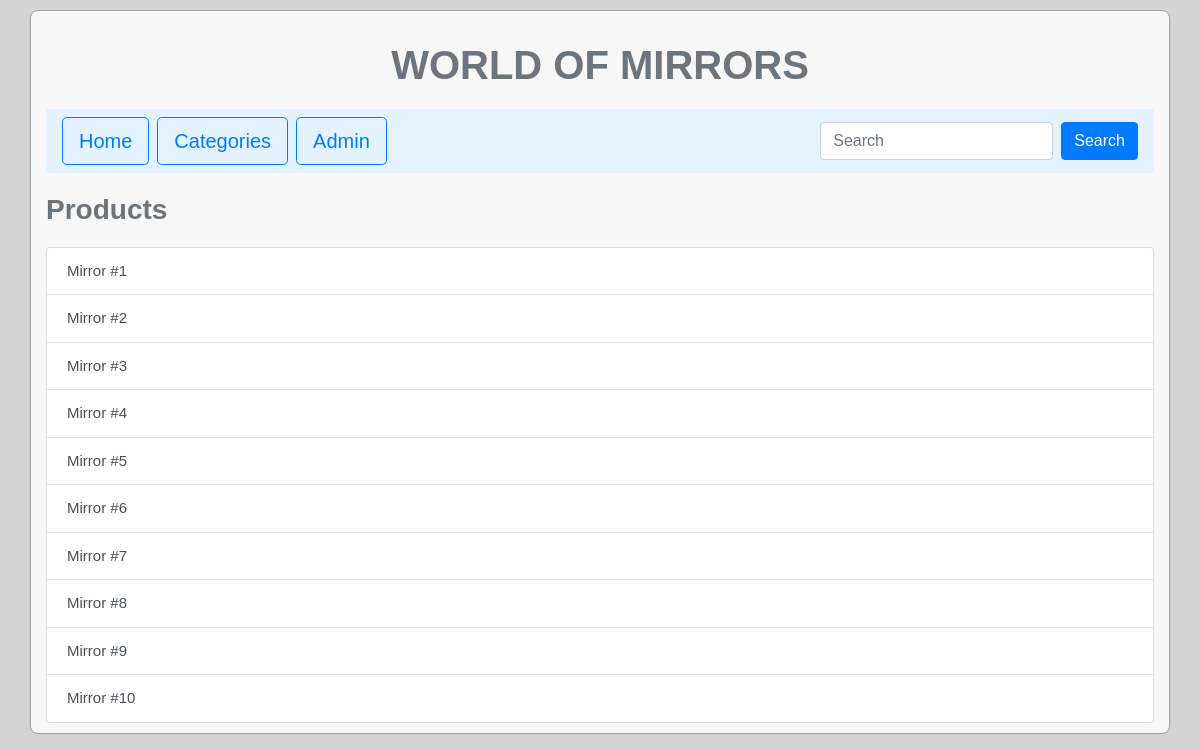
The page / on the database its author committed.
### tables this page shows
CREATE TABLE `products` (
  `product_id` int(11) NOT NULL,
  `product_name` varchar(50) NOT NULL,
  `product_width` int(5) DEFAULT NULL,
  `product_hight` int(5) DEFAULT NULL,
  `product_shape` varchar(50) NOT NULL,
  `product_frame` varchar(50) NOT NULL,
  `product_description` varchar(1024) NOT NULL,
  `product_image` varchar(50) DEFAULT NULL,
  `product_created_date` timestamp NOT NULL DEFAULT current_timestamp(),
  `product_updated_date` timestamp NOT NULL DEFAULT current_timestamp() ON UPDATE current_timestamp(),
  `category_id` int(11) NOT NULL
);

### index.php (the view)
<?php
    require('connect.php');
    $query = "SELECT * FROM products";
    $statement = $db->prepare($query);
    $statement->execute();
    $products = $statement->fetchAll();
    include('header.php');
?>
        <h3 class=" font-weight-bold text-muted">Products</h3>
        <div class="list-group">
            <?php foreach($products as $product): ?>
                <a href="show_product.php?product_id=<?= $product['product_id'] ?>" class="list-group-item list-group-item-action"><?= $product['product_name'] ?></a>
            <?php endforeach ?>
        </div>
    </main>
</body>
</html>

### styles.css (style rules this page uses)
body { background-color: #D4D4D4; font-family: Arial, Helvetica, sans-serif; font-size: 15px; }
h3 { margin: 20px 0px ; }

### rows shown on the page
products: product_name "Mirror #1"
products: product_name "Mirror #2"
products: product_name "Mirror #3"
products: product_name "Mirror #4"
products: product_name "Mirror #5"
products: product_name "Mirror #6"
products: product_name "Mirror #7"
products: product_name "Mirror #8"
products: product_name "Mirror #9"
products: product_name "Mirror #10"
